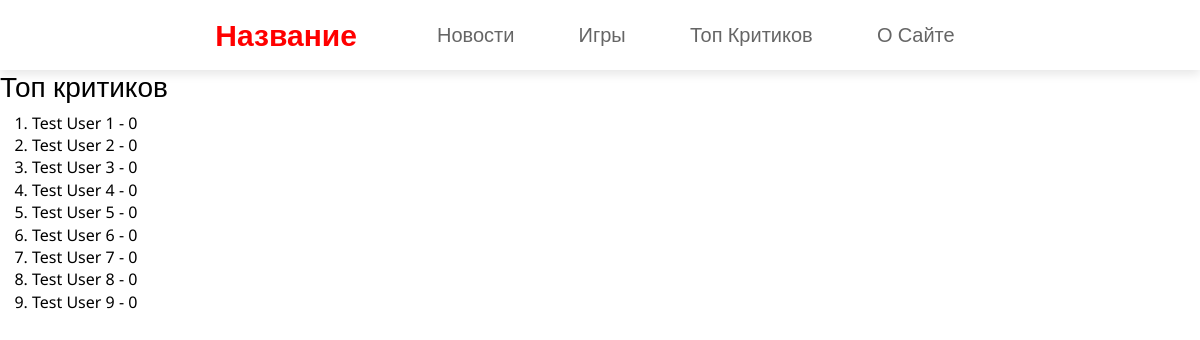
Page /top-users on the earlier database version.
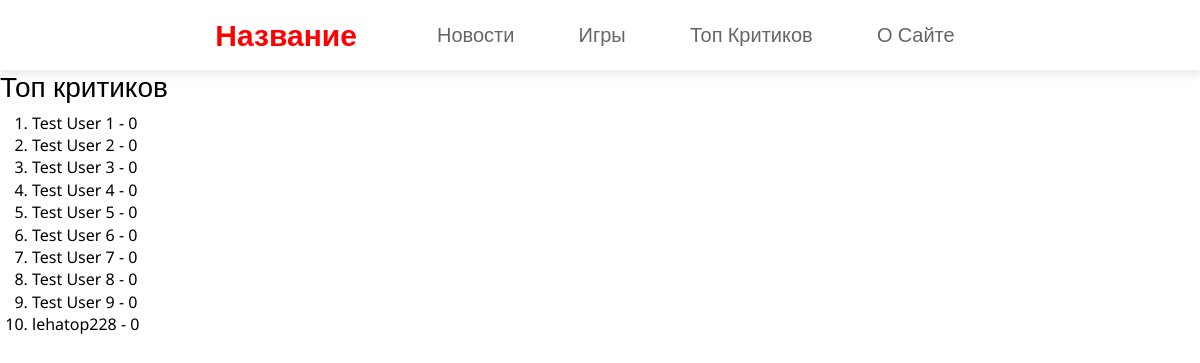
Same page on the later database version.
### data/users.py (models this page shows, shortened)
class User(SqlAlchemyBase, UserMixin):
    __tablename__ = 'users'
    id = sqlalchemy.Column(sqlalchemy.Integer, primary_key=True, autoincrement=True)
    login = sqlalchemy.Column(sqlalchemy.String, nullable=False, unique=True)
    name = sqlalchemy.Column(sqlalchemy.String, nullable=True)
    surname = sqlalchemy.Column(sqlalchemy.String, nullable=True)
    email = sqlalchemy.Column(sqlalchemy.String, nullable=True, unique=True)
    profile_photo = sqlalchemy.Column(sqlalchemy.String, nullable=True)
    rating = sqlalchemy.Column(sqlalchemy.Integer, default=0)
    certified = sqlalchemy.Column(sqlalchemy.Boolean, default=False)
    hashed_password = sqlalchemy.Column(sqlalchemy.String, nullable=True)
    modified_date = sqlalchemy.Column(sqlalchemy.DateTime, default=datetime.datetime.now())
    reviews = orm.relationship('Review', back_populates='user')
    news = orm.relationship('News', back_populates='user')

### main.py (the view)
@app.route('/top-users')
def top_users():
    db_sess = db_session.create_session()
    users = db_sess.query(User).order_by(User.rating).all()
    return render_template('top_users.html', users=users)

### data/db_session.py (called while the page is built)
def create_session() -> Session:
    global __factory
    return __factory()

### templates/top_users.html (shortened to what this page needs)
{% extends "index.html" %}
{%block body%}
    <h3>Топ критиков</h3>
    <ol>
        {%for user in users%}
        <li>{{user.login}} - {{user.rating}}</li>
        {%endfor%}
    </ol>
{%endblock%}

### templates/index.html (shortened to what this page needs)
<!DOCTYPE html>
<html lang="ru">
<head>
	<link rel="stylesheet" href="{{ url_for('static', filename='libs/bootstrap-reboot.min.css') }}">
	<link rel="stylesheet" href="{{ url_for('static', filename='libs/bootstrap-grid.min.css') }}">
	<link rel="stylesheet" href="{{ url_for('static', filename='css/styles.css') }}">
</head>
<body>
	<nav class="navbar">
        <div class="container">
            <a href="/" class="navbar-brand">Название</a>
            <div class="navbar-wrap">
                <ul class="navbar-menu">
                    <li><a href="/news">Новости</a></li>
                    <li><a href="/games">Игры</a></li>
                    <li><a href="/top-users">Топ Критиков</a></li>
                    <li><a href="/info">О Сайте</a></li>
                </ul>
            </div>
        </div>
    </nav>
	{%block body%}
	{%endblock%}
</body>
</html>

### static/css/styles.css (style rules this page uses)
body { position: relative; font-family: 'Noto Sans', sans-serif; font-size: 16px; line-height: 1.4; color: #000; min-width: 320px; overflow-x: hidden; height: auto; }
.navbar { width: 100%; height: 70px; box-shadow: 0 4px 10px rgba(0, 0, 0, .1); }
.navbar .container { height: inherit; display: flex; justify-content: center; align-items: center; }
.navbar-menu { list-style-type: none; padding-left: 0; margin-bottom: 0; }
.navbar-menu li { display: inline-block; }
.navbar-menu li a { display: inline-block; color: #000; opacity: 0.6; text-decoration: none; padding: 10px 30px; transition: all .07 ease-in-out; font-size: 20px; }
.navbar-wrap { display: flex; flex-flow: row nowrap; }
.navbar-brand { font-weight: 700; font-size: 30px; text-decoration: none; color: red; transition: all .07 ease-in-out; margin-right: 50px; }

Differences in the rows shown:
added User: login "lehatop228", rating "0"
